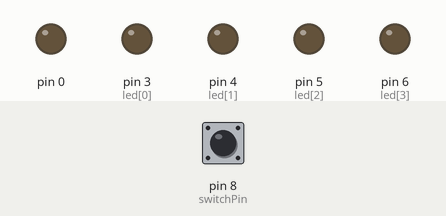
This sketch was run on a simulated Arduino Uno, built with avr-gcc and run on an emulated ATmega328P. Shown: output pins drawn as LEDs (lit = HIGH). The test bench sets the inputs (shaded band); at power-on: pin 8 (switchPin) HIGH.

Above: at 1.2 s.
1.3 s: pin 8 (switchPin) pulled LOW for 0.15 s
At 2.4 s:
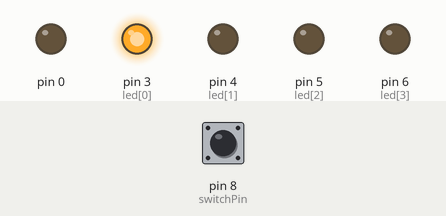
2.9 s: pin 8 (switchPin) pulled LOW for 1 s
At 4.8 s:
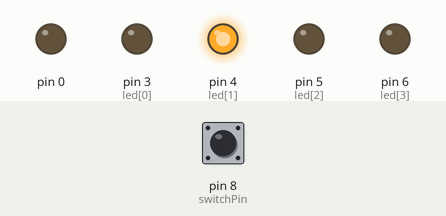
5.4 s: pin 8 (switchPin) pulled LOW for 0.15 s
At 6.7 s:
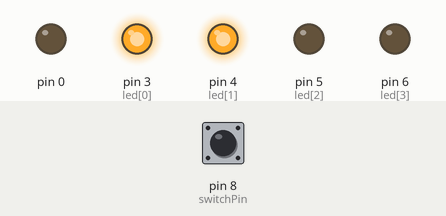
7.0 s: pin 8 (switchPin) pulled LOW for 3.2 s
At 10.8 s:
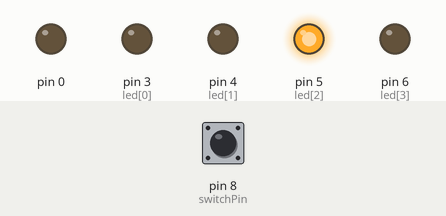
11.7 s: pin 8 (switchPin) pulled LOW for 0.15 s
At 12.7 s:
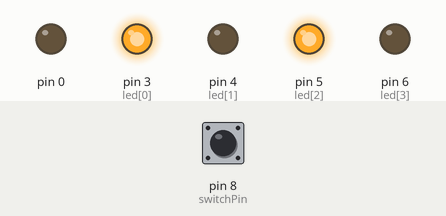
13.3 s: pin 8 (switchPin) pulled LOW for 1 s
At 15.1 s:
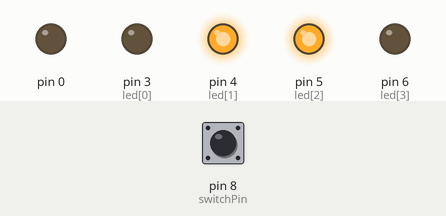
Timing chart, 0 to 16.6 s (numbered marks = the images above; inputs shaded):
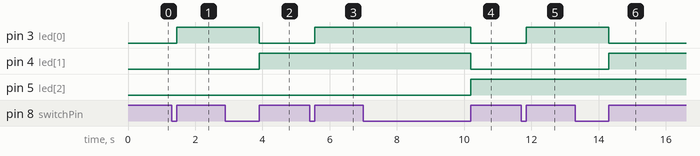

Measured:
- after the input at 1.3 s, pin 3 (led[0]): LOW → HIGH after 0.15 s
- after the input at 2.9 s, pin 3 (led[0]): HIGH → LOW after 1.0 s; pin 4 (led[1]): LOW → HIGH after 1.0 s
- after the input at 5.4 s, pin 3 (led[0]): LOW → HIGH after 0.15 s
- after the input at 7.0 s, pin 3 (led[0]), pin 4 (led[1]): HIGH → LOW after 3.2 s; pin 5 (led[2]): LOW → HIGH after 3.2 s
- after the input at 11.7 s, pin 3 (led[0]): LOW → HIGH after 0.15 s
- after the input at 13.3 s, pin 3 (led[0]): HIGH → LOW after 1.0 s; pin 4 (led[1]): LOW → HIGH after 1.0 s

The sketch:

UpDowncounter.ino
```cpp
int led[]={3,4,5,6};
int loopLed=4;
int switchPin = 8;
int counter=0;

void setup(){
  pinMode(switchPin,INPUT_PULLUP);
  for(int i=0;i<=loopLed;i++){
    pinMode(led[i],OUTPUT);
    }
  }

void loop(){
  if(digitalRead(switchPin)==LOW){
    delay(100);
    while(digitalRead(switchPin)==LOW){}
    incrementCounter();
    updateLeds();
    }
  }

void incrementCounter(){
  counter++;
  if(counter==16){
    counter=0;
    }
  }

void updateLeds(){
  for(int i=0;i<loopLed;i++){
  int bitValue=bitRead(counter,i);
  digitalWrite(led[i],bitValue);

    }
  }
```
